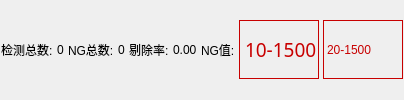
                       <widget class="QWidget" name="widget_21" native="true">
                        <layout class="QHBoxLayout" name="horizontalLayout_32">
                         <property name="spacing">
                          <number>4</number>
                         </property>
                         <property name="leftMargin">
                          <number>1</number>
                         </property>
                         <property name="topMargin">
                          <number>1</number>
                         </property>
                         <property name="rightMargin">
                          <number>1</number>
                         </property>
                         <property name="bottomMargin">
                          <number>1</number>
                         </property>
                         <item>
                          <widget class="QLabel" name="label_31">
                           <property name="styleSheet">
                            <string notr="true">font: 12pt &quot;微软雅黑&quot;;</string>
                           </property>
                           <property name="text">
                            <string>检测总数:</string>
                           </property>
                          </widget>
                         </item>
                         <item>
                          <widget class="QLabel" name="label_ktTotalNum">
                           <property name="sizePolicy">
                            <sizepolicy hsizetype="Expanding" vsizetype="Preferred">
                             <horstretch>0</horstretch>
                             <verstretch>0</verstretch>
                            </sizepolicy>
                           </property>
                           <property name="styleSheet">
                            <string notr="true">font: 75 12pt &quot;微软雅黑&quot;;
</string>
                           </property>
                           <property name="text">
                            <string>0</string>
                           </property>
                          </widget>
                         </item>
                         <item>
                          <widget class="QLabel" name="label_35">
                           <property name="styleSheet">
                            <string notr="true">font: 12pt &quot;微软雅黑&quot;;</string>
                           </property>
                           <property name="text">
                            <string>NG总数:</string>
                           </property>
                          </widget>
                         </item>
                         <item>
                          <widget class="QLabel" name="label_ktNGNum">
                           <property name="sizePolicy">
                            <sizepolicy hsizetype="Expanding" vsizetype="Preferred">
                             <horstretch>0</horstretch>
                             <verstretch>0</verstretch>
                            </sizepolicy>
                           </property>
                           <property name="styleSheet">
                            <string notr="true">font: 75 12pt &quot;微软雅黑&quot;;
</string>
                           </property>
                           <property name="text">
                            <string>0</string>
                           </property>
                          </widget>
                         </item>
                         <item>
                          <widget class="QLabel" name="label_41">
                           <property name="styleSheet">
                            <string notr="true">font: 12pt &quot;微软雅黑&quot;;</string>
                           </property>
                           <property name="text">
                            <string>剔除率:</string>
                           </property>
                          </widget>
                         </item>
                         <item>
                          <widget class="QLabel" name="label_ktNGRatio">
                           <property name="sizePolicy">
                            <sizepolicy hsizetype="Expanding" vsizetype="Preferred">
                             <horstretch>0</horstretch>
                             <verstretch>0</verstretch>
                            </sizepolicy>
                           </property>
                           <property name="styleSheet">
                            <string notr="true">font: 75 12pt &quot;微软雅黑&quot;;
</string>
                           </property>
                           <property name="text">
                            <string>0.00</string>
                           </property>
                          </widget>
                         </item>
                         <item>
                          <widget class="QLabel" name="label_23">
                           <property name="styleSheet">
                            <string notr="true">font: 12pt &quot;微软雅黑&quot;;</string>
                           </property>
                           <property name="text">
                            <string>NG值:</string>
                           </property>
                          </widget>
                         </item>
                         <item>
                          <widget class="QLabel" name="label_ktLastNGValue1">
                           <property name="sizePolicy">
                            <sizepolicy hsizetype="Fixed" vsizetype="Preferred">
                             <horstretch>0</horstretch>
                             <verstretch>0</verstretch>
                            </sizepolicy>
                           </property>
                           <property name="minimumSize">
                            <size>
                             <width>80</width>
                             <height>59</height>
                            </size>
                           </property>
                           <property name="maximumSize">
                            <size>
                             <width>70</width>
                             <height>59</height>
                            </size>
                           </property>
                           <property name="font">
                            <font>
                             <family>微软雅黑</family>
                             <pointsize>14</pointsize>
                             <weight>50</weight>
                             <italic>false</italic>
                             <bold>false</bold>
                            </font>
                           </property>
                           <property name="styleSheet">
                            <string notr="true">font: 14pt &quot;微软雅黑&quot;;
color: rgb(200, 0, 0);</string>
                           </property>
                           <property name="frameShape">
                            <enum>QFrame::Box</enum>
                           </property>
                           <property name="text">
                            <string>10-1500</string>
                           </property>
                          </widget>
                         </item>
                         <item>
                          <widget class="QLabel" name="label_ktLastNGValue2">
                           <property name="sizePolicy">
                            <sizepolicy hsizetype="Fixed" vsizetype="Preferred">
                             <horstretch>0</horstretch>
                             <verstretch>0</verstretch>
                            </sizepolicy>
                           </property>
                           <property name="minimumSize">
                            <size>
                             <width>80</width>
                             <height>59</height>
                            </size>
                           </property>
                           <property name="maximumSize">
                            <size>
                             <width>70</width>
                             <height>59</height>
                            </size>
                           </property>
                           <property name="styleSheet">
                            <string notr="true">font: 14pt &quot;微软雅黑&quot;;
color: rgb(200, 0, 0);</string>
                           </property>
                           <property name="frameShape">
                            <enum>QFrame::Box</enum>
                           </property>
                           <property name="text">
                            <string>20-1500</string>
                           </property>
                          </widget>
                         </item>
                        </layout>
                       </widget>
